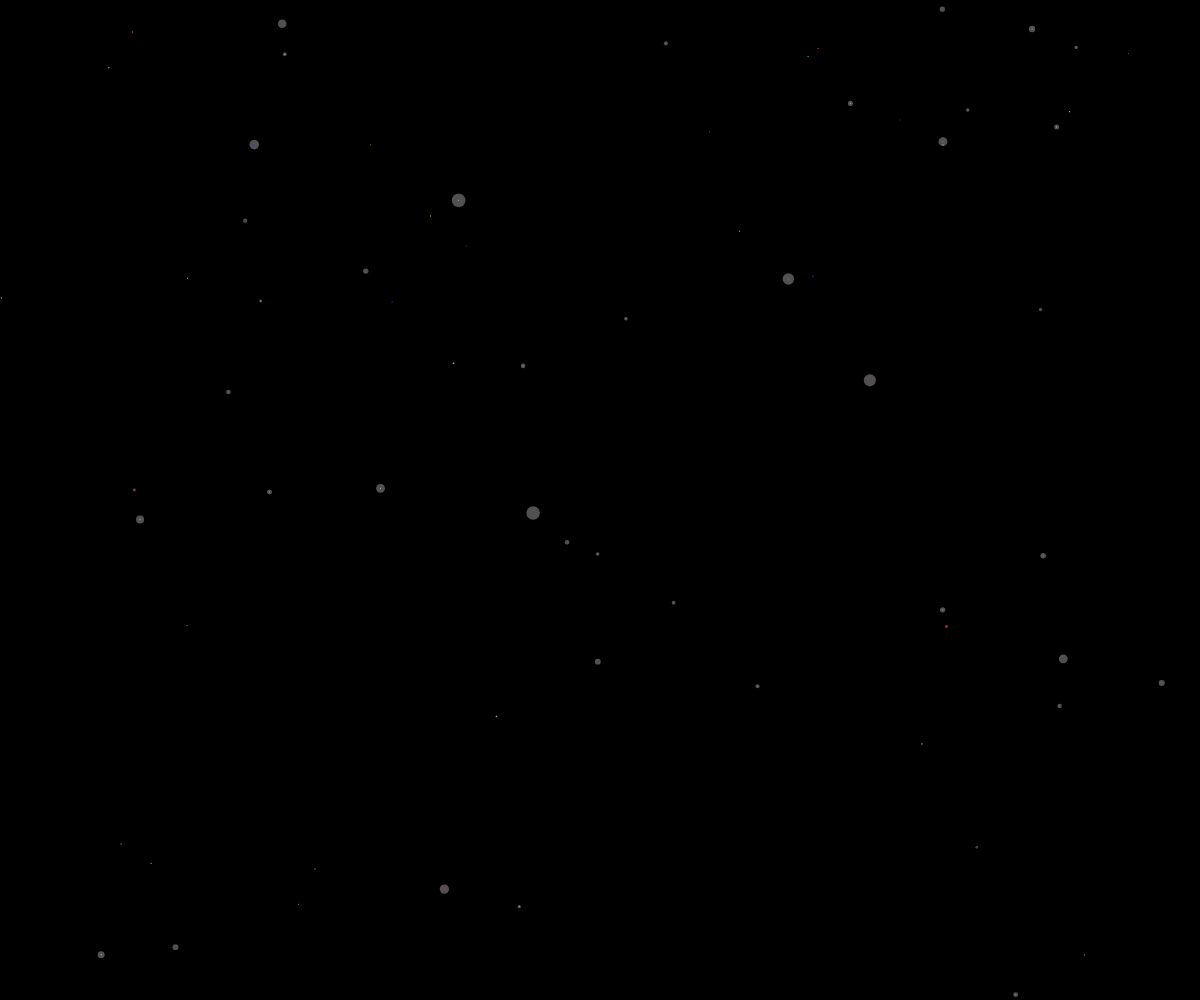
Frame 1 (no input)
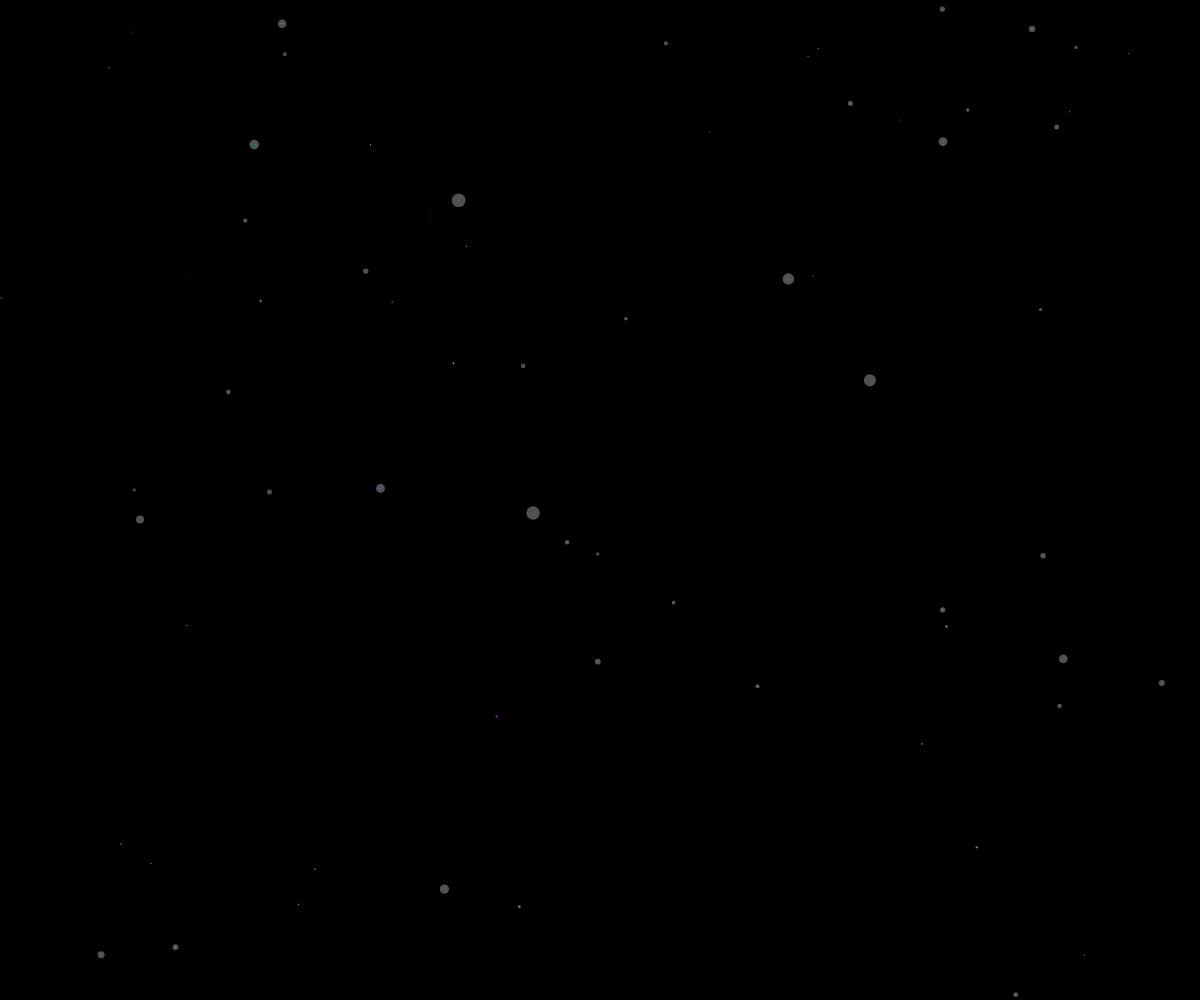
Frame 60 (no input)
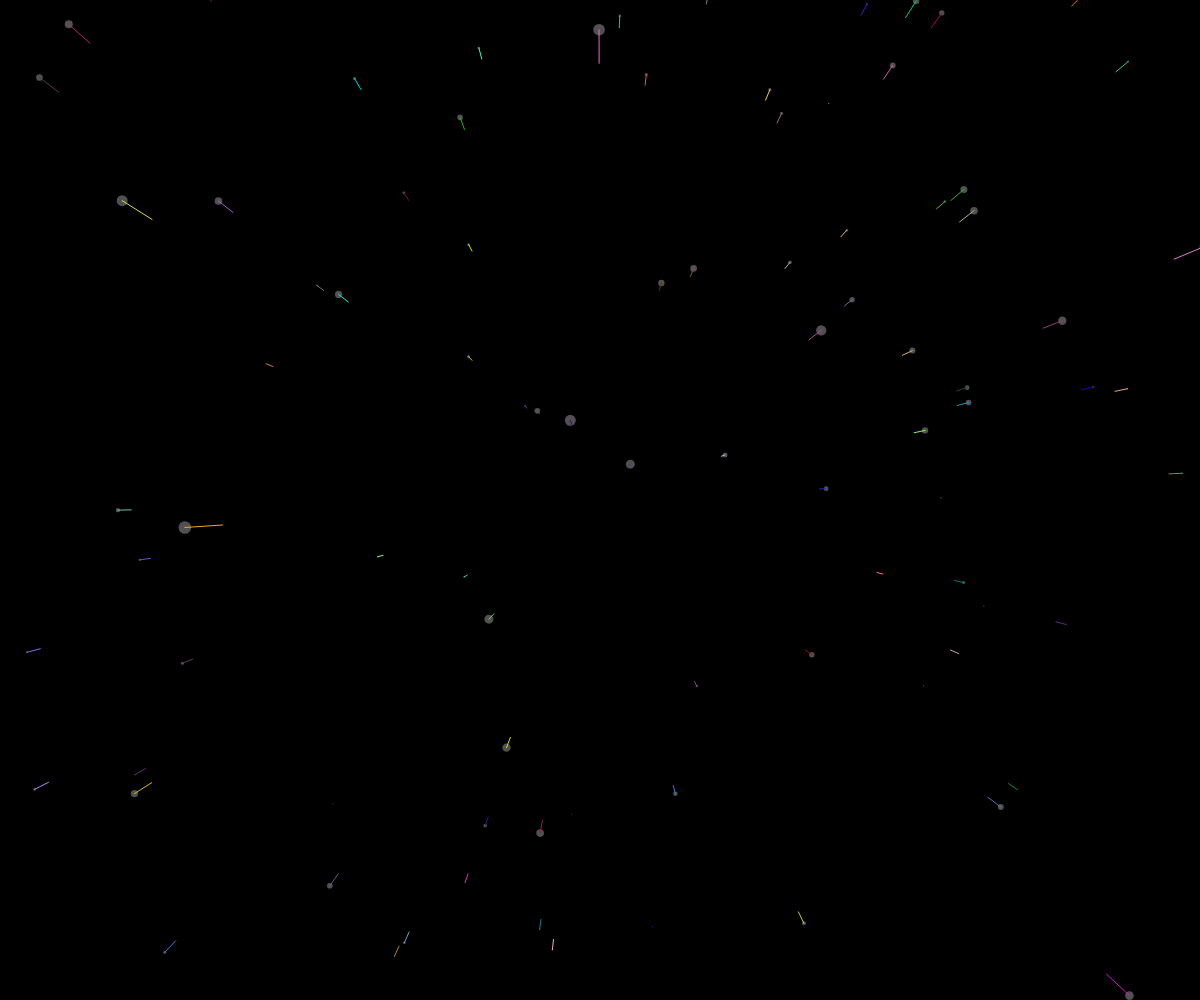
Frame 120 (the mouse pressed at the canvas centre since frame 60)

The p5.js sketch that drew these frames (run headless with seeded random() and noise() and a simulated clock; from frame 60 on, the mouse is pressed at the canvas centre):

// p5.js sketch
// ── sketch.js
let stars = [];

let speed;

function setup() {
    createCanvas(windowWidth, windowHeight);
    for (let i = 0; i < 800; i++) {
        stars[i] = new Star();
    }
}

function draw() {
    speed = map(mouseX, 0, width, 0, 50);
    background(0);
    translate(width / 2, height / 2);
    for (let i = 0; i < stars.length; i++) {
        stars[i].update();
        stars[i].show();
    }
}

// ── star.js
function Star() {
    this.x = random(-width, width);
    this.y = random(-height, height);
    this.z = random(width);
    this.pz = this.z;

    this.update = function () {
        this.z = this.z - speed;
        if (this.z < 1) {
            this.z = width;
            this.x = random(-width, width);
            this.y = random(-height, height);
            this.pz = this.z;
        }
    };

    this.show = function () {
        fill(81);
        noStroke();

        var sx = map(this.x / this.z, 0, 1, 0, width);
        var sy = map(this.y / this.z, 0, 1, 0, height);

        var r = map(this.z, 0, width, 16, 0);
        ellipse(sx, sy, r, r);

        var px = map(this.x / this.pz, 0, 1, 0, width);
        var py = map(this.y / this.pz, 0, 1, 0, height);

        this.pz = this.z;

        stroke(color(random(255), random(255), random(255)));
        line(px, py, sx, sy);
    };
}
